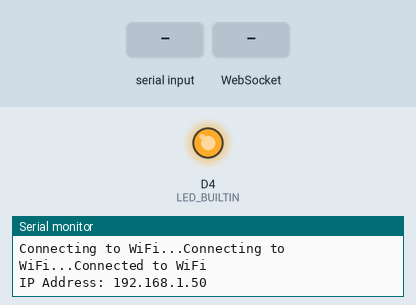
Simulated run of this sketch. Board: ESP8266 (NodeMCU). Parts: output pins drawn as LEDs (lit = HIGH, except the on-board LED, lit = LOW), the last lines printed to the serial monitor. The inputs (shaded band) are chosen by the test bench. WiFi joins after 1.5 s; servers stay silent unless stated.

Above: at 4.2 s.
4.3 s: "1\n" received over the second serial link
7.3 s: WebSocket text "1" received
At 9.92 s:
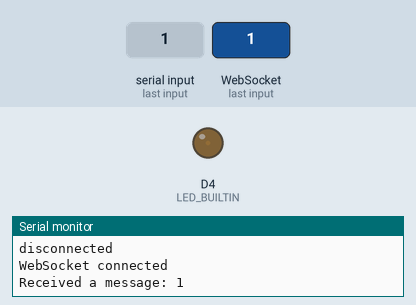
Timing chart, 0 to 15.4 s (numbered marks = the images above; inputs shaded):
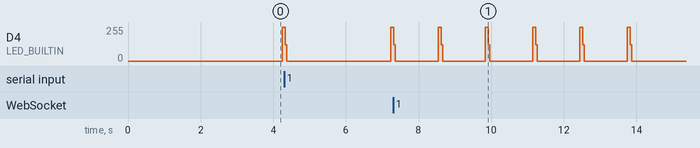

The sketch:

ESPtoArduino.ino
```cpp
#include <SoftwareSerial.h>
#include <ESP8266WiFi.h>
#include <WebSocketsClient.h>  // "WebSockets library by Markus Sattler"

SoftwareSerial mySerial(D5, D6);  // RX, TX
String receivedData = "";
unsigned long lastMessageTime = 0;
unsigned long lastBlinkTime = 0;

char ssid[] = "PenneyTest";
char pass[] = "password";
//char serverAddress[] = "192.168.2.87";
char serverAddress[] = "192.168.0.195";
int port = 8080;
unsigned long previousMillis = 0;
const long interval = 50;
const long disconnectInterval = 5000;
unsigned long lastDisconnectPrint = 0;
const char* clientID = "PenneyBot3000";  // Changed to a const char array
int count = 0;                           // Declare the count variable
WiFiClient wifi;
WebSocketsClient client;

void setup() {
  Serial.begin(9600);
  mySerial.begin(9600);
  pinMode(LED_BUILTIN, OUTPUT);

  Serial.println("STARTING");
  WiFi.begin(ssid, pass);
  while (WiFi.status() != WL_CONNECTED) {
    delay(1000);
    Serial.print("Connecting to WiFi...");
  }
  Serial.println("Connected to WiFi");
  Serial.print("IP Address: ");
  Serial.println(WiFi.localIP());

  client.begin(serverAddress, port);
  client.onEvent(webSocketEvent);
  client.setAuthorization("Authorization Header");  // Add your authorization header if needed

  delay(1000);                                      // Wait for a second before sending the initial message
  String messageToSend = "ID:" + String(clientID);  // Send the client ID on reconnection
}


void loop() {
  unsigned long currentTime = millis();

  // Wifi Stuff

  client.loop();
  unsigned long currentMillis = millis();

  if (!client.isConnected()) {
    if (currentMillis - lastDisconnectPrint >= disconnectInterval) {
      lastDisconnectPrint = currentMillis;
      Serial.println("disconnected");
      client.begin(serverAddress, port);                // Reconnect to the WebSocket server
      client.setAuthorization("Authorization Header");  // Add your authorization header if needed
      delay(1000);                                      // Wait for a second before sending the initial message
      String messageToSend = "ID:" + String(clientID);  // Send the client ID on reconnection
      client.sendTXT(messageToSend);
    }
  } else {
    if (currentMillis - previousMillis >= interval) {
      previousMillis = currentMillis;
      //Serial.print("Sending hello ");
      // Serial.println(count);
      // String messageToSend = "hello ";
      //  messageToSend += count;
      // client.sendTXT(messageToSend); // Send the message
      // count++;
    }
  }


  // Send message every second
  // if (currentTime - lastMessageTime >= 200) {
  //   lastMessageTime = currentTime;
  //   String message = "Hello " + String(currentTime);
  //   mySerial.print(message + '\n');
  // }

  // Read incoming messages
  while (mySerial.available()) {
    char c = mySerial.read();
    if (c == '\n') {
      Serial.println("Received: " + receivedData);
      client.sendTXT(receivedData);  // Send the message
      receivedData = "";
    } else {
      receivedData += c;
    }
  }

  // Strobe LED twice every second (100ms per strobe)
  if (currentTime - lastBlinkTime >= 1000) {
    digitalWrite(LED_BUILTIN, LOW);
  }
  if (currentTime - lastBlinkTime >= 1200) {
    digitalWrite(LED_BUILTIN, HIGH);
  }
  if (currentTime - lastBlinkTime >= 1300) {
    digitalWrite(LED_BUILTIN, LOW);
    lastBlinkTime = currentTime;
  }
}

void webSocketEvent(WStype_t type, uint8_t* payload, size_t length) {
  switch (type) {
    case WStype_TEXT:
      Serial.print("Received a message: ");
      Serial.println((char*)payload);
      break;
    case WStype_CONNECTED:
      {
        Serial.println("WebSocket connected");
        String messageToSend = "ID:" + String(clientID);
        client.sendTXT(messageToSend);
      }
      break;
    case WStype_DISCONNECTED:
      Serial.println("WebSocket disconnected");
      break;
    default:
      break;
  }
}
```

Measured:
- by itself, D4 (LED_BUILTIN): repeats every 1.3 s: 0/255 1.2 s, 254/255 0.08 s, 121/255 0.04 s, until it stays 0/255 from 13.9 s
